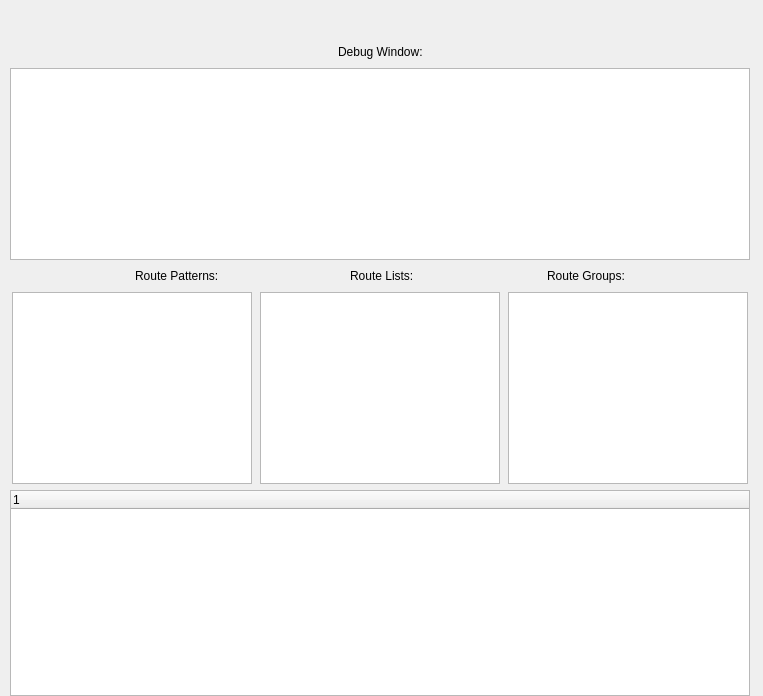
<?xml version="1.0" encoding="UTF-8"?>
<ui version="4.0">
 <class>TestOutputDialog</class>
 <widget class="QDialog" name="TestOutputDialog">
  <property name="geometry">
   <rect>
    <x>0</x>
    <y>0</y>
    <width>763</width>
    <height>696</height>
   </rect>
  </property>
  <property name="windowTitle">
   <string>Dialog</string>
  </property>
  <widget class="QWidget" name="layoutWidget">
   <property name="geometry">
    <rect>
     <x>10</x>
     <y>42</y>
     <width>740</width>
     <height>654</height>
    </rect>
   </property>
   <layout class="QGridLayout" name="gridLayout_3">
    <item row="0" column="0">
     <layout class="QGridLayout" name="gridLayout_2">
      <item row="0" column="0">
       <layout class="QVBoxLayout" name="verticalLayout">
        <item>
         <layout class="QHBoxLayout" name="horizontalLayout">
          <item>
           <spacer name="horizontalSpacer">
            <property name="orientation">
             <enum>Qt::Horizontal</enum>
            </property>
            <property name="sizeHint" stdset="0">
             <size>
              <width>40</width>
              <height>20</height>
             </size>
            </property>
           </spacer>
          </item>
          <item>
           <widget class="QLabel" name="outputLabel">
            <property name="text">
             <string>Debug Window:</string>
            </property>
           </widget>
          </item>
          <item>
           <spacer name="horizontalSpacer_2">
            <property name="orientation">
             <enum>Qt::Horizontal</enum>
            </property>
            <property name="sizeHint" stdset="0">
             <size>
              <width>40</width>
              <height>20</height>
             </size>
            </property>
           </spacer>
          </item>
         </layout>
        </item>
        <item>
         <widget class="QTextBrowser" name="textEdit">
          <property name="minimumSize">
           <size>
            <width>640</width>
            <height>192</height>
           </size>
          </property>
         </widget>
        </item>
       </layout>
      </item>
      <item row="1" column="0">
       <layout class="QGridLayout" name="gridLayout">
        <item row="0" column="0">
         <layout class="QHBoxLayout" name="horizontalLayout_2">
          <item>
           <spacer name="horizontalSpacer_3">
            <property name="orientation">
             <enum>Qt::Horizontal</enum>
            </property>
            <property name="sizeHint" stdset="0">
             <size>
              <width>40</width>
              <height>20</height>
             </size>
            </property>
           </spacer>
          </item>
          <item>
           <widget class="QLabel" name="label">
            <property name="text">
             <string>Route Patterns:</string>
            </property>
           </widget>
          </item>
          <item>
           <spacer name="horizontalSpacer_4">
            <property name="orientation">
             <enum>Qt::Horizontal</enum>
            </property>
            <property name="sizeHint" stdset="0">
             <size>
              <width>40</width>
              <height>20</height>
             </size>
            </property>
           </spacer>
          </item>
          <item>
           <widget class="QLabel" name="label_2">
            <property name="text">
             <string>Route Lists: </string>
            </property>
           </widget>
          </item>
          <item>
           <spacer name="horizontalSpacer_5">
            <property name="orientation">
             <enum>Qt::Horizontal</enum>
            </property>
            <property name="sizeHint" stdset="0">
             <size>
              <width>40</width>
              <height>20</height>
             </size>
            </property>
           </spacer>
          </item>
          <item>
           <widget class="QLabel" name="label_3">
            <property name="text">
             <string>Route Groups:</string>
            </property>
           </widget>
          </item>
          <item>
           <spacer name="horizontalSpacer_6">
            <property name="orientation">
             <enum>Qt::Horizontal</enum>
            </property>
            <property name="sizeHint" stdset="0">
             <size>
              <width>40</width>
              <height>20</height>
             </size>
            </property>
           </spacer>
          </item>
         </layout>
        </item>
        <item row="1" column="0">
         <layout class="QHBoxLayout" name="horizontalLayout_4">
          <item>
           <widget class="QTextBrowser" name="routePatternBrowser">
            <property name="maximumSize">
             <size>
              <width>240</width>
              <height>16777215</height>
             </size>
            </property>
           </widget>
          </item>
          <item>
           <widget class="QTextBrowser" name="routeListBrowser">
            <property name="maximumSize">
             <size>
              <width>240</width>
              <height>16777215</height>
             </size>
            </property>
           </widget>
          </item>
          <item>
           <widget class="QTextBrowser" name="routeGroupBrowser">
            <property name="maximumSize">
             <size>
              <width>240</width>
              <height>16777215</height>
             </size>
            </property>
           </widget>
          </item>
         </layout>
        </item>
       </layout>
      </item>
     </layout>
    </item>
    <item row="1" column="0">
     <widget class="QTreeWidget" name="treeWidget">
      <column>
       <property name="text">
        <string notr="true">1</string>
       </property>
      </column>
     </widget>
    </item>
   </layout>
  </widget>
 </widget>
 <resources/>
 <connections/>
</ui>
